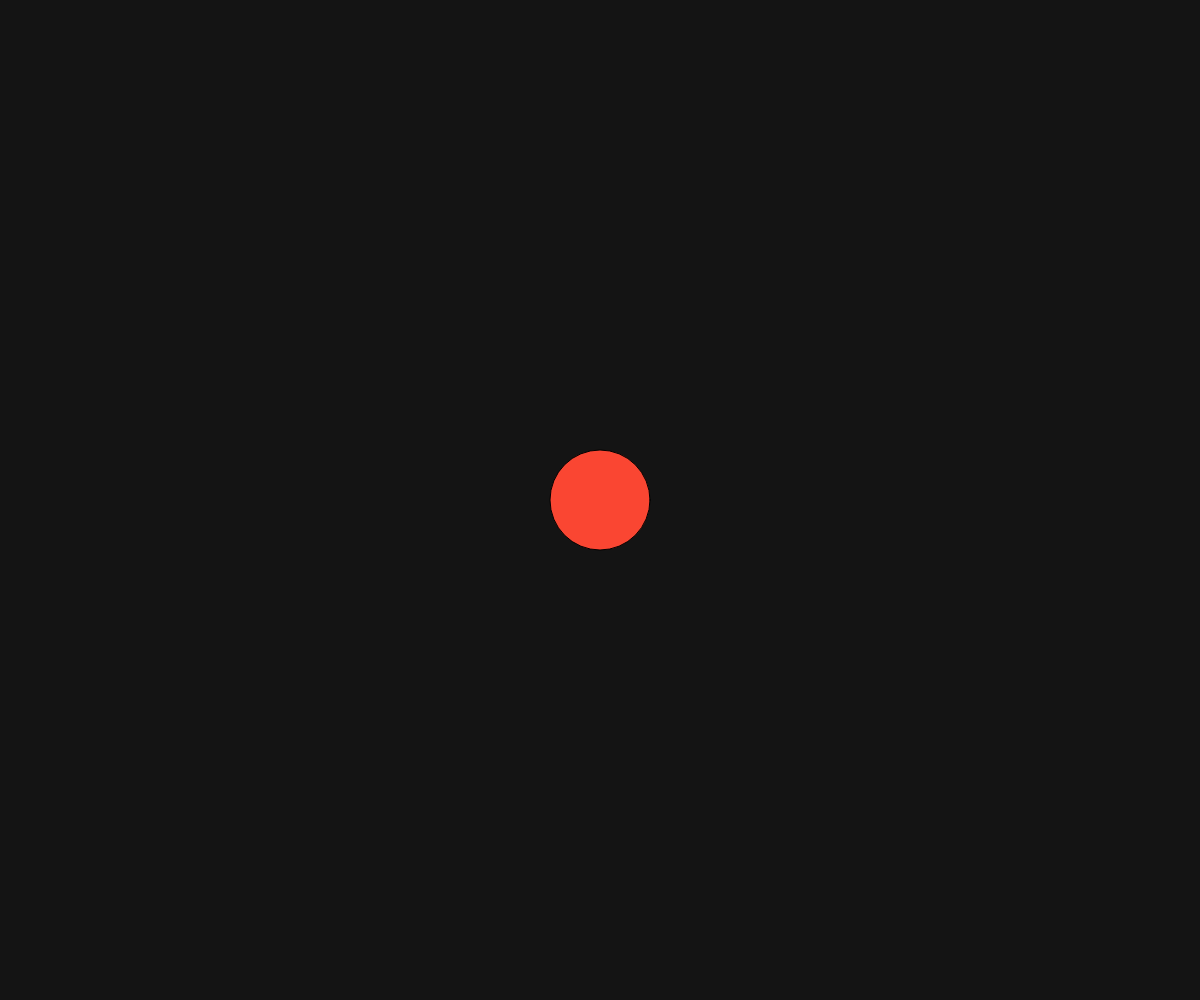
Frame 1 (no input)
Frame 60 (no input): identical to frame 1, image omitted
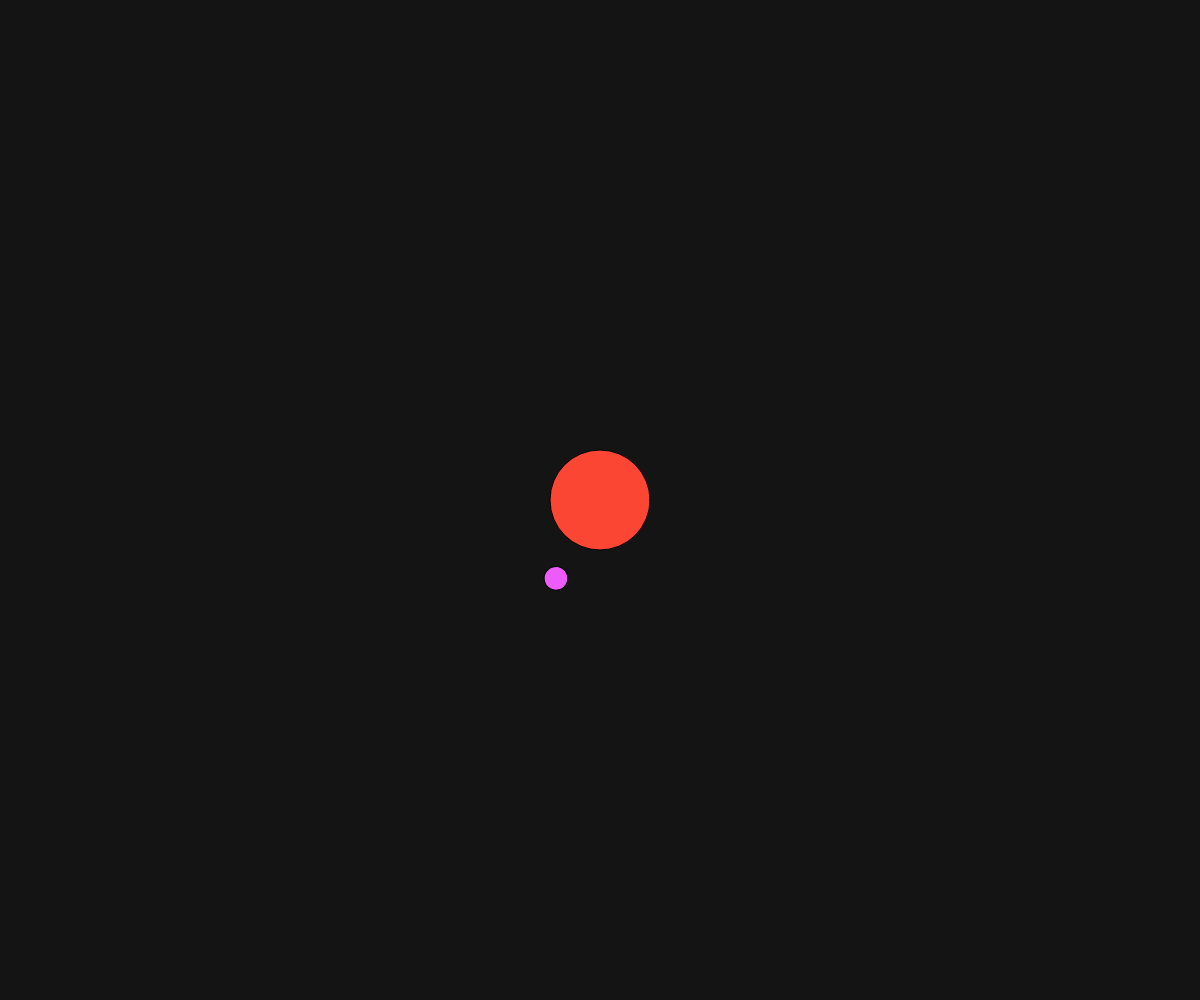
Frame 120 (the mouse pressed at the canvas centre since frame 60)

The p5.js sketch that drew these frames (run headless with seeded random() and noise() and a simulated clock; from frame 60 on, the mouse is pressed at the canvas centre):

// p5.js sketch
// ── sketch.js
// Planets and Moons
// Caleb Schwab
// 10/17/25
// Objects within Objects

// GLOBAL VARIABLES
let myPlanet;
let starX;
let starY;

function setup() {
  createCanvas(windowWidth, windowHeight);
  angleMode(DEGREES);
  myPlanet = new Planet(width/2, height/2)
  for(i = 0; i < 50; i++){
    starX = random(width);
    starY = random(height);
    fill(255);
    circle(starX, starY, 5);
  }
}

function draw() {
  background(20);
  myPlanet.display();
}

function mousePressed(){
  // Regular click -> add a moon
  // Shift click -> destroy and reset a moon
  if(keyIsDown && keyCode === SHIFT){
    myPlanet = new Planet(width/2, height/2)
  }
  else{
    myPlanet.createMoon();
  }
}

function keyPressed(){
  if(keyCode !== SHIFT){
    myPlanet.x = mouseX;
    myPlanet.y  = mouseY;
  }
}


class Planet{
  // constructor
  constructor(x,y){
    this.x = x; this.y = y; this.s = 100;
    this.moons = [];
  }

  // class methods

  createMoon(){
    this.moons.push(new Moon(this.x,this.y));
  }
  display(){
    // draw the planets and all its moons
    fill(250, 70, 50)
    circle(this.x, this.y, this.s);

    // Moons
    for(let m of this.moons){
      m.update(this.x, this.y);
    }
  }
}

class Moon{
  // constructor
  constructor(){
    this.speed = random(1, 5);
    this.angle = 0; this.orbitRadius = random(80,250);
    this.s = random(5,50);
    this.r = random(255);
    this.g = random(255);
    this.b = random(255);
  }

  display(x, y){
    fill(this.r, this.g, this.b);
    push();
    translate(x, y);
    rotate(this.angle);
    circle(this.orbitRadius, 0, this.s);
    pop();
  }

  move(){
    this.angle += this.speed;
  }

  update(x,y){
    // Helper function to handle calling the class methods internally
    this.move();
    this.display(x,y);
  }
}
